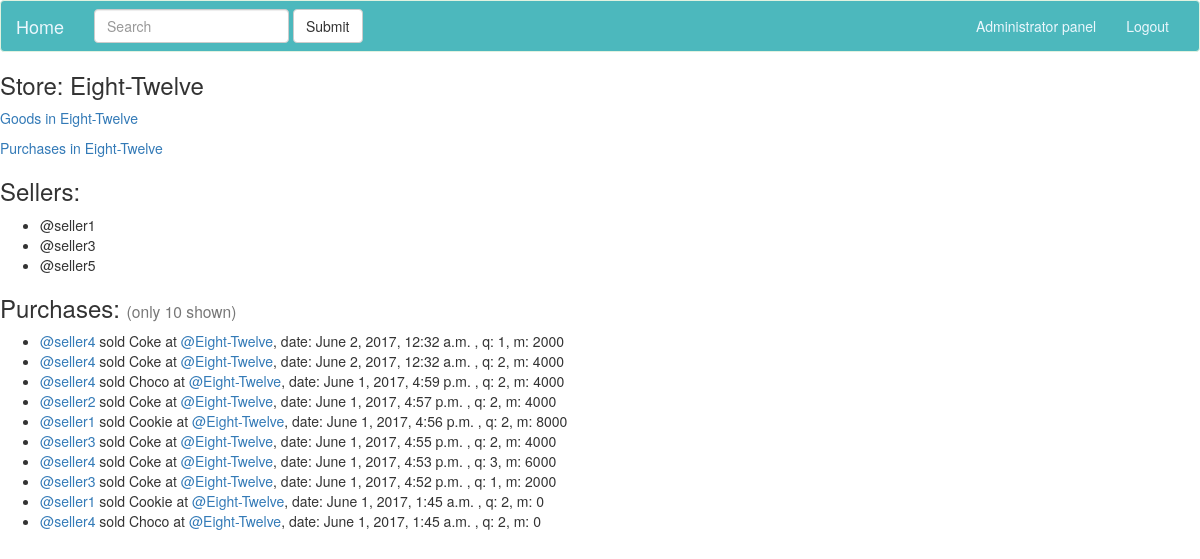
/store/1/ (signed in), run on the app's committed database.
### core/models.py (models this page shows, shortened)
class Store(models.Model):
    name = models.CharField(max_length=50)
    address = models.CharField(max_length=100)
    phone_num = models.CharField(max_length=20, blank=True)

class Works(models.Model):
    seller = models.ForeignKey(Seller, on_delete=models.SET_NULL, null=True)
    store = models.ForeignKey(Store, on_delete=models.SET_NULL, null=True)
    class Meta:
        verbose_name_plural = 'Works'

class Seller(models.Model):
    user = models.OneToOneField(User)
    phone_num = models.CharField(max_length=20, blank=True)
    def __str__(self):
        return '@' + self.user.username + ' ' + self.user.email + ' ' + self.user.first_name + ' ' + \
                self.user.last_name

class Purchases(models.Model):
    quantity = models.IntegerField()
    date = models.DateTimeField(default=timezone.now)
    seller = models.ForeignKey(Seller, on_delete=models.SET_NULL, null=True)
    good = models.ForeignKey(Goods, on_delete=models.SET_NULL, null=True) # Recently added
    money = models.IntegerField(default=0)
    class Meta:
        verbose_name_plural = 'Purchases'

class Goods(models.Model):
    name = models.CharField(max_length=100) # Recently added
    category = models.CharField(max_length=100, default='uncategorized')
    price = models.IntegerField()
    quantity = models.IntegerField()
    bar_code = models.CharField(max_length=255)
    store = models.ForeignKey(Store, on_delete=models.CASCADE)
    class Meta:
        verbose_name_plural = 'Goods'

### core/views.py (the view)
# urls.py: url(r'^store/(?P<store_pk>[0-9]+)/$', core_views.store, name='store'),
@login_required
def store(request, store_pk=None):
    if store_pk is None:
        raise Http404('Store is not specified')
    store_obj = get_object_or_404(Store, pk=store_pk)
    purchases = Purchases.objects.filter(good__store=store_obj).order_by('-date')[:10]
    return render(request, 'core/store.html', {'store': store_obj, 'purchases': purchases})

### core/templates/core/store.html
{% extends 'base.html' %}
{% block content %}
    <h3>Store: {{ store.name }}</h3>
    <p><a href="{% url 'core:goods' store_pk=store.pk %}">Goods in {{ store.name }}</a></p>
    <p><a href="{% url 'core:purchases' store_pk=store.pk %}">Purchases in {{ store.name }}</a></p>
    <h3>Sellers:</h3>
    <ul>
        {% for works in store.works_set.all %}
            <li>{{ works.seller }}</li>
        {% endfor %}
    </ul>
    <h3>Purchases: <small>(only 10 shown)</small></h3>
    <ul>
        {% for purchase in purchases %}
        <li>
            {% load tz %}
            <a href="{% url 'core:seller' purchase.seller.user.pk %}">@{{ purchase.seller.user.username }}</a>
            sold {{ purchase.good.name }} at
            <a href="{% url 'core:store' purchase.good.store.pk %}">@{{ purchase.good.store.name }}</a>,
            date: {{ purchase.date | timezone:"Asia/Seoul" }}
            , q: {{ purchase.quantity }}, m: {{ purchase.money }}
        </li>
        {% endfor %}
    </ul>
{% endblock %}

### data on the page
Store: name "Eight-Twelve"
Works: seller "@seller1"
Works: seller "@seller3"
Works: seller "@seller5"
Purchases: seller.user.username "seller4", good.name "Coke", good.store.name "Eight-Twelve", date "June 2, 2017, 12:32 a.m.", quantity "1", money "2000"
Purchases: seller.user.username "seller4", good.name "Coke", good.store.name "Eight-Twelve", date "June 2, 2017, 12:32 a.m.", quantity "2", money "4000"
Purchases: seller.user.username "seller4", good.name "Choco", good.store.name "Eight-Twelve", date "June 1, 2017, 4:59 p.m.", quantity "2", money "4000"
Purchases: seller.user.username "seller2", good.name "Coke", good.store.name "Eight-Twelve", date "June 1, 2017, 4:57 p.m.", quantity "2", money "4000"
Purchases: seller.user.username "seller1", good.name "Cookie", good.store.name "Eight-Twelve", date "June 1, 2017, 4:56 p.m.", quantity "2", money "8000"
Purchases: seller.user.username "seller3", good.name "Coke", good.store.name "Eight-Twelve", date "June 1, 2017, 4:55 p.m.", quantity "2", money "4000"
Purchases: seller.user.username "seller4", good.name "Coke", good.store.name "Eight-Twelve", date "June 1, 2017, 4:53 p.m.", quantity "3", money "6000"
Purchases: seller.user.username "seller3", good.name "Coke", good.store.name "Eight-Twelve", date "June 1, 2017, 4:52 p.m.", quantity "1", money "2000"
Purchases: seller.user.username "seller1", good.name "Cookie", good.store.name "Eight-Twelve", date "June 1, 2017, 1:45 a.m.", quantity "2", money "0"
Purchases: seller.user.username "seller4", good.name "Choco", good.store.name "Eight-Twelve", date "June 1, 2017, 1:45 a.m.", quantity "2", money "0"
